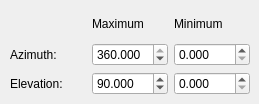
            <widget class="QWidget" name="tab_8">
             <attribute name="title">
              <string>Limits</string>
             </attribute>
             <widget class="QWidget" name="layoutWidget">
              <property name="geometry">
               <rect>
                <x>10</x>
                <y>10</y>
                <width>240</width>
                <height>85</height>
               </rect>
              </property>
              <layout class="QGridLayout" name="gridLayout_10">
               <item row="0" column="1">
                <widget class="QLabel" name="label_27">
                 <property name="text">
                  <string>Maximum</string>
                 </property>
                </widget>
               </item>
               <item row="0" column="2">
                <widget class="QLabel" name="label_30">
                 <property name="text">
                  <string>Minimum</string>
                 </property>
                </widget>
               </item>
               <item row="1" column="0">
                <widget class="QLabel" name="label_34">
                 <property name="text">
                  <string>Azimuth:</string>
                 </property>
                </widget>
               </item>
               <item row="2" column="0">
                <widget class="QLabel" name="label_35">
                 <property name="text">
                  <string>Elevation:</string>
                 </property>
                </widget>
               </item>
               <item row="1" column="1">
                <widget class="QDoubleSpinBox" name="maxAzSb">
                 <property name="decimals">
                  <number>3</number>
                 </property>
                 <property name="maximum">
                  <double>360.000000000000000</double>
                 </property>
                 <property name="value">
                  <double>360.000000000000000</double>
                 </property>
                </widget>
               </item>
               <item row="1" column="2">
                <widget class="QDoubleSpinBox" name="minAzSb">
                 <property name="decimals">
                  <number>3</number>
                 </property>
                 <property name="maximum">
                  <double>360.000000000000000</double>
                 </property>
                </widget>
               </item>
               <item row="2" column="1">
                <widget class="QDoubleSpinBox" name="maxElSb">
                 <property name="decimals">
                  <number>3</number>
                 </property>
                 <property name="maximum">
                  <double>180.000000000000000</double>
                 </property>
                 <property name="value">
                  <double>90.000000000000000</double>
                 </property>
                </widget>
               </item>
               <item row="2" column="2">
                <widget class="QDoubleSpinBox" name="minElSb">
                 <property name="decimals">
                  <number>3</number>
                 </property>
                 <property name="maximum">
                  <double>180.000000000000000</double>
                 </property>
                </widget>
               </item>
              </layout>
             </widget>
            </widget>
